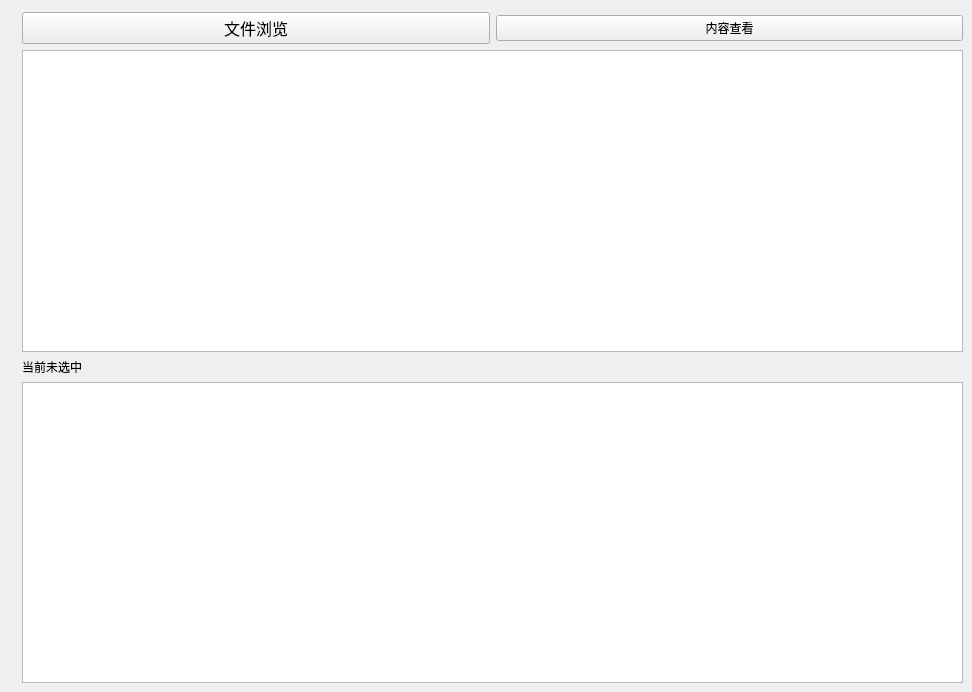
    <widget class="QWidget" name="tab_file_read">
     <attribute name="title">
      <string>存储文件读取</string>
     </attribute>
     <widget class="QWidget" name="layoutWidget">
      <property name="geometry">
       <rect>
        <x>22</x>
        <y>12</y>
        <width>941</width>
        <height>671</height>
       </rect>
      </property>
      <layout class="QVBoxLayout" name="verticalLayout_4">
       <item>
        <layout class="QHBoxLayout" name="horizontalLayout_7">
         <item>
          <widget class="QPushButton" name="pushButton_filenamedisplay">
           <property name="font">
            <font>
             <family>宋体</family>
             <pointsize>12</pointsize>
             <bold>false</bold>
            </font>
           </property>
           <property name="text">
            <string>文件浏览</string>
           </property>
          </widget>
         </item>
         <item>
          <widget class="QPushButton" name="pushButton_read_file">
           <property name="text">
            <string>内容查看</string>
           </property>
          </widget>
         </item>
        </layout>
       </item>
       <item>
        <widget class="QListWidget" name="listWidget_files"/>
       </item>
       <item>
        <widget class="QLabel" name="label_selected_file">
         <property name="sizePolicy">
          <sizepolicy hsizetype="Expanding" vsizetype="Preferred">
           <horstretch>0</horstretch>
           <verstretch>0</verstretch>
          </sizepolicy>
         </property>
         <property name="text">
          <string>当前未选中</string>
         </property>
        </widget>
       </item>
       <item>
        <widget class="QTableWidget" name="tableWidget_file_content">
         <property name="alternatingRowColors">
          <bool>true</bool>
         </property>
         <property name="selectionMode">
          <enum>QAbstractItemView::SelectionMode::SingleSelection</enum>
         </property>
         <property name="selectionBehavior">
          <enum>QAbstractItemView::SelectionBehavior::SelectRows</enum>
         </property>
        </widget>
       </item>
      </layout>
     </widget>
    </widget>
